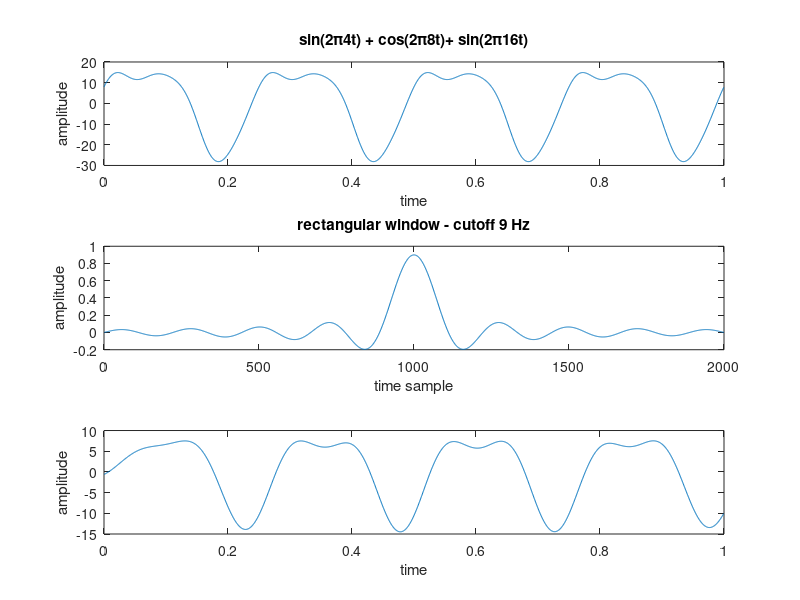

Recreate this plot in MATLAB. (Note: this script raises an error after producing the figure.)
%% - RECTANGULAR WINDOW

fs = 2000; %sampling frequency to generate time domain signal
ts = 1/fs;%1/fs; %increment of time
tmeasure = 1; %measured of time
L = tmeasure/ts; %length of signal vector
time = 0 : ts : tmeasure-ts; %time vector

% Signal
y = 20*sin(2.*pi.*4.*time) + 8*cos(2.*pi.*8.*time)+ sin(2.*pi.*16.*time);

%Window
cut_off_freq = 9;% Tunable as desired 
cut_off_ratio = cut_off_freq/(fs/2); %fs/2 is called Nyquist Frequency
w =  100*cut_off_ratio*sinc(cut_off_ratio*(-(L/2 - 1):L/2)); %exact definition of rectangular window
filtered = 10*conv(y,w)/L;  %linear convolution cuz it's real vector
subset_filtered = filtered(920:2919); %make sure length of filtered signal equals to length of original signal

% Plot 1
figure(1)

subplot(3,1,1)
plot(time,y) %plot original signal
xlabel('time')
ylabel('amplitude')
title('sin(2\pi4t) + cos(2\pi8t)+ sin(2\pi16t)')

subplot(3,1,2)
plot(w) %plot rectangular window
xlabel('time sample')
ylabel('amplitude')
title('rectangular window - cutoff 9 Hz')

subplot(3,1,3)
plot(time,subset_filtered) %plot filtered signal
xlabel('time')
ylabel('amplitude')

suptitle('Signal Denoising by Convolution in Time Domain')

%compute fft for original signal
Fs = fs;
L = length(y);
signal_fft = fft(y,L)/L;
amplitude_signal = 2*abs(signal_fft(1:(L/2+1)));
frequency_signal = Fs/2*linspace(0,1,L/2+1);

% compute fft for rectangular window
Fs = fs;
L = length(y);
window_fft = fft(subset_filtered,L)/L;
amplitude_window = 2*abs(window_fft(1:(L/2+1)));
frequency_window = Fs/2*linspace(0,1,L/2+1);

% compute Hadamard multiplication (element-wise product) between fft's
filtered_fft = signal_fft.*window_fft;
amplitude_filtered_fft =  4*abs(filtered_fft(1:(L/2+1)));
frequency_filtered_fft = Fs/2*linspace(0,1,L/2+1);

%Plot 2
figure(2)

subplot (3,1,1)
plot(frequency_signal,amplitude_signal)

subplot (3,1,2)
stem(frequency_window,amplitude_window)

subplot (3,1,3)
plot(frequency_filtered_fft,amplitude_filtered_fft)

suptitle('Signal Denoising by Element-Wise Product in Frequency Domain')

%% - GAUSSIAN WINDOW  

fs = 2000; %sampling frequency to generate time domain signal
ts = 1/fs;%1/fs; %increment of time
tmeasure = 1; %measured of time
L = tmeasure/ts; %length of signal vector
time = 0 : ts : tmeasure-ts; %time vector

% Signal
y = 20*sin(2.*pi.*4.*time) + 8*cos(2.*pi.*8.*time)+ sin(2.*pi.*16.*time);

%Window
alpha = 10;
order = 2000;
w =  gausswin(order+1,alpha)'; %matlab definition of gaussian window
filtered = conv(y,w)/L;  %linear convolution cuz it's real vector 
subset_filtered = filtered(1000:2999); %make sure length of filtered signal equals to length of original signal

% Plot 1
figure(1)

subplot(3,1,1)
plot(time,y) %plot original signal
xlabel('time')
ylabel('amplitude')
title('sin(2\pi4t) + cos(2\pi8t)+ sin(2\pi16t)')

subplot(3,1,2)
plot(w) %plot rectangular window
xlabel('time sample')
ylabel('amplitude')
title('gaussian window - alpha 10')

subplot(3,1,3)
plot(time,10*subset_filtered) %plot filtered signal
xlabel('time')
ylabel('amplitude')

suptitle('Signal Denoising by Convolution in Time Domain')

%compute fft for original signal
Fs = fs;
L = length(y);
signal_fft = fft(y,L)/L;
amplitude_signal = 2*abs(signal_fft(1:(L/2+1)));
frequency_signal = Fs/2*linspace(0,1,L/2+1);

% compute fft for rectangular window
Fs = fs;
L = length(y);
window_fft = fft(subset_filtered,L)/L;
amplitude_window = 2*abs(window_fft(1:(L/2+1)));
frequency_window = Fs/2*linspace(0,1,L/2+1);

% compute Hadamard multiplication (element-wise product) between fft's
filtered_fft = signal_fft.*window_fft;
amplitude_filtered_fft =  4*abs(filtered_fft(1:(L/2+1)));
frequency_filtered_fft = Fs/2*linspace(0,1,L/2+1);

%Plot 2
figure(2)

subplot (3,1,1)
plot(frequency_signal,amplitude_signal)

subplot (3,1,2)
stem(frequency_window,amplitude_window)

subplot (3,1,3)
plot(frequency_filtered_fft,amplitude_filtered_fft)

suptitle('Signal Denoising by Element-Wise Product in Frequency Domain')
